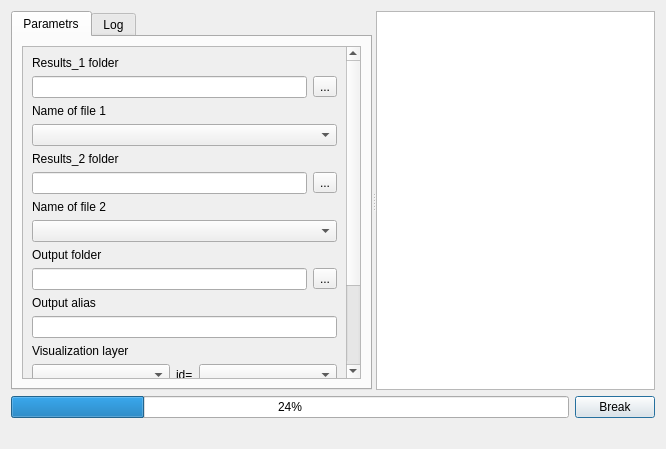
<?xml version="1.0" encoding="UTF-8"?>
<ui version="4.0">
 <class>Dialog</class>
 <widget class="QDialog" name="Dialog">
  <property name="windowModality">
   <enum>Qt::NonModal</enum>
  </property>
  <property name="geometry">
   <rect>
    <x>0</x>
    <y>0</y>
    <width>666</width>
    <height>449</height>
   </rect>
  </property>
  <property name="sizePolicy">
   <sizepolicy hsizetype="Preferred" vsizetype="Preferred">
    <horstretch>0</horstretch>
    <verstretch>0</verstretch>
   </sizepolicy>
  </property>
  <property name="windowTitle">
   <string>Dialog</string>
  </property>
  <property name="modal">
   <bool>false</bool>
  </property>
  <layout class="QVBoxLayout" name="verticalLayout">
   <property name="sizeConstraint">
    <enum>QLayout::SetDefaultConstraint</enum>
   </property>
   <item>
    <widget class="QSplitter" name="splitter">
     <property name="orientation">
      <enum>Qt::Horizontal</enum>
     </property>
     <widget class="QTabWidget" name="tabWidget">
      <property name="sizePolicy">
       <sizepolicy hsizetype="Preferred" vsizetype="Preferred">
        <horstretch>0</horstretch>
        <verstretch>0</verstretch>
       </sizepolicy>
      </property>
      <property name="currentIndex">
       <number>0</number>
      </property>
      <property name="usesScrollButtons">
       <bool>true</bool>
      </property>
      <property name="tabsClosable">
       <bool>false</bool>
      </property>
      <widget class="QWidget" name="tab">
       <property name="sizePolicy">
        <sizepolicy hsizetype="Preferred" vsizetype="Preferred">
         <horstretch>0</horstretch>
         <verstretch>0</verstretch>
        </sizepolicy>
       </property>
       <attribute name="title">
        <string>Parametrs</string>
       </attribute>
       <layout class="QHBoxLayout" name="horizontalLayout">
        <property name="sizeConstraint">
         <enum>QLayout::SetDefaultConstraint</enum>
        </property>
        <item>
         <widget class="QScrollArea" name="scrollArea">
          <property name="sizePolicy">
           <sizepolicy hsizetype="Preferred" vsizetype="Preferred">
            <horstretch>0</horstretch>
            <verstretch>0</verstretch>
           </sizepolicy>
          </property>
          <property name="layoutDirection">
           <enum>Qt::LeftToRight</enum>
          </property>
          <property name="widgetResizable">
           <bool>true</bool>
          </property>
          <widget class="QWidget" name="scrollAreaWidgetContents_2">
           <property name="geometry">
            <rect>
             <x>0</x>
             <y>-153</y>
             <width>313</width>
             <height>464</height>
            </rect>
           </property>
           <property name="sizePolicy">
            <sizepolicy hsizetype="Preferred" vsizetype="Preferred">
             <horstretch>0</horstretch>
             <verstretch>0</verstretch>
            </sizepolicy>
           </property>
           <layout class="QVBoxLayout" name="verticalLayout_2">
            <property name="sizeConstraint">
             <enum>QLayout::SetDefaultConstraint</enum>
            </property>
            <item>
             <layout class="QFormLayout" name="formLayout">
              <item row="3" column="0">
               <widget class="QLabel" name="label_2">
                <property name="text">
                 <string>Results_1 folder</string>
                </property>
               </widget>
              </item>
              <item row="4" column="0" colspan="2">
               <layout class="QHBoxLayout" name="horizontalLayout_31">
                <item>
                 <widget class="QLineEdit" name="txtPathToPT">
                  <property name="sizePolicy">
                   <sizepolicy hsizetype="Expanding" vsizetype="Maximum">
                    <horstretch>0</horstretch>
                    <verstretch>0</verstretch>
                   </sizepolicy>
                  </property>
                  <property name="baseSize">
                   <size>
                    <width>16</width>
                    <height>0</height>
                   </size>
                  </property>
                 </widget>
                </item>
                <item>
                 <widget class="QToolButton" name="toolButton_PT">
                  <property name="text">
                   <string>...</string>
                  </property>
                 </widget>
                </item>
               </layout>
              </item>
              <item row="6" column="0">
               <widget class="QLabel" name="label_7">
                <property name="text">
                 <string>Name of file 1</string>
                </property>
               </widget>
              </item>
              <item row="8" column="0">
               <widget class="QLabel" name="label_3">
                <property name="text">
                 <string>Results_2 folder</string>
                </property>
               </widget>
              </item>
              <item row="9" column="0" colspan="2">
               <layout class="QHBoxLayout" name="horizontalLayout_311">
                <item>
                 <widget class="QLineEdit" name="txtPathToCar">
                  <property name="sizePolicy">
                   <sizepolicy hsizetype="Expanding" vsizetype="Maximum">
                    <horstretch>0</horstretch>
                    <verstretch>0</verstretch>
                   </sizepolicy>
                  </property>
                  <property name="baseSize">
                   <size>
                    <width>16</width>
                    <height>0</height>
                   </size>
                  </property>
                 </widget>
                </item>
                <item>
                 <widget class="QToolButton" name="toolButton_Car">
                  <property name="text">
                   <string>...</string>
                  </property>
                 </widget>
                </item>
               </layout>
              </item>
              <item row="14" column="0">
               <widget class="QLabel" name="label_1">
                <property name="text">
                 <string>Output folder</string>
                </property>
               </widget>
              </item>
              <item row="16" column="0" colspan="2">
               <layout class="QHBoxLayout" name="horizontalLayout_3">
                <item>
                 <widget class="QLineEdit" name="txtPathToOutput">
                  <property name="sizePolicy">
                   <sizepolicy hsizetype="Expanding" vsizetype="Maximum">
                    <horstretch>0</horstretch>
                    <verstretch>0</verstretch>
                   </sizepolicy>
                  </property>
                  <property name="baseSize">
                   <size>
                    <width>16</width>
                    <height>0</height>
                   </size>
                  </property>
                 </widget>
                </item>
                <item>
                 <widget class="QToolButton" name="toolButton_Output">
                  <property name="text">
                   <string>...</string>
                  </property>
                 </widget>
                </item>
               </layout>
              </item>
              <item row="17" column="0">
               <widget class="QLabel" name="label_5">
                <property name="sizePolicy">
                 <sizepolicy hsizetype="Fixed" vsizetype="Fixed">
                  <horstretch>0</horstretch>
                  <verstretch>0</verstretch>
                 </sizepolicy>
                </property>
                <property name="text">
                 <string>Output alias</string>
                </property>
               </widget>
              </item>
              <item row="18" column="0" colspan="2">
               <widget class="QLineEdit" name="txtAliase">
                <property name="sizePolicy">
                 <sizepolicy hsizetype="Expanding" vsizetype="Fixed">
                  <horstretch>0</horstretch>
                  <verstretch>0</verstretch>
                 </sizepolicy>
                </property>
               </widget>
              </item>
              <item row="19" column="0">
               <widget class="QLabel" name="label">
                <property name="text">
                 <string>Visualization layer</string>
                </property>
               </widget>
              </item>
              <item row="20" column="0" colspan="2">
               <layout class="QHBoxLayout" name="horizontalLayout_6">
                <item>
                 <widget class="QComboBox" name="cbVisLayers"/>
                </item>
                <item>
                 <widget class="QLabel" name="label_4">
                  <property name="sizePolicy">
                   <sizepolicy hsizetype="Fixed" vsizetype="Preferred">
                    <horstretch>0</horstretch>
                    <verstretch>0</verstretch>
                   </sizepolicy>
                  </property>
                  <property name="text">
                   <string>id=</string>
                  </property>
                 </widget>
                </item>
                <item>
                 <widget class="QComboBox" name="cbVisLayers_fields"/>
                </item>
               </layout>
              </item>
              <item row="21" column="0">
               <widget class="QLabel" name="label_6">
                <property name="text">
                 <string>Select the measure</string>
                </property>
               </widget>
              </item>
              <item row="22" column="0">
               <widget class="QCheckBox" name="cb_ratio">
                <property name="text">
                 <string>Ratio: Result_1/Result_2</string>
                </property>
               </widget>
              </item>
              <item row="23" column="0">
               <widget class="QCheckBox" name="cb_difference">
                <property name="text">
                 <string>Difference: Result_1 - Result_2</string>
                </property>
               </widget>
              </item>
              <item row="24" column="0">
               <widget class="QCheckBox" name="cb_relative_difference">
                <property name="text">
                 <string>Relative difference: [Result_1 - Result_2]/Result 2</string>
                </property>
               </widget>
              </item>
              <item row="7" column="0" colspan="2">
               <widget class="QComboBox" name="cmbListFiles1">
                <property name="sizePolicy">
                 <sizepolicy hsizetype="Expanding" vsizetype="Fixed">
                  <horstretch>0</horstretch>
                  <verstretch>0</verstretch>
                 </sizepolicy>
                </property>
               </widget>
              </item>
              <item row="12" column="0">
               <widget class="QLabel" name="label_8">
                <property name="text">
                 <string>Name of file 2</string>
                </property>
               </widget>
              </item>
              <item row="13" column="0" colspan="2">
               <widget class="QComboBox" name="cmbListFiles2">
                <property name="sizePolicy">
                 <sizepolicy hsizetype="Expanding" vsizetype="Fixed">
                  <horstretch>0</horstretch>
                  <verstretch>0</verstretch>
                 </sizepolicy>
                </property>
               </widget>
              </item>
             </layout>
            </item>
           </layout>
          </widget>
         </widget>
        </item>
       </layout>
      </widget>
      <widget class="QWidget" name="tab_2">
       <attribute name="title">
        <string>Log</string>
       </attribute>
       <layout class="QVBoxLayout" name="verticalLayout_3">
        <item>
         <widget class="QTextBrowser" name="textLog"/>
        </item>
       </layout>
      </widget>
     </widget>
     <widget class="QTextBrowser" name="textInfo"/>
    </widget>
   </item>
   <item>
    <layout class="QHBoxLayout" name="horizontalLayout_2">
     <item>
      <widget class="QProgressBar" name="progressBar">
       <property name="value">
        <number>24</number>
       </property>
      </widget>
     </item>
     <item>
      <widget class="QPushButton" name="btnBreakOn">
       <property name="text">
        <string>Break</string>
       </property>
      </widget>
     </item>
    </layout>
   </item>
   <item>
    <layout class="QHBoxLayout" name="horizontalLayout_4">
     <item>
      <widget class="QLabel" name="lblMessages">
       <property name="sizePolicy">
        <sizepolicy hsizetype="Minimum" vsizetype="Minimum">
         <horstretch>0</horstretch>
         <verstretch>0</verstretch>
        </sizepolicy>
       </property>
       <property name="lineWidth">
        <number>0</number>
       </property>
       <property name="text">
        <string/>
       </property>
      </widget>
     </item>
     <item alignment="Qt::AlignRight">
      <widget class="QDialogButtonBox" name="buttonBox">
       <property name="standardButtons">
        <set>QDialogButtonBox::NoButton</set>
       </property>
       <property name="centerButtons">
        <bool>true</bool>
       </property>
      </widget>
     </item>
    </layout>
   </item>
  </layout>
 </widget>
 <tabstops>
  <tabstop>textInfo</tabstop>
  <tabstop>tabWidget</tabstop>
  <tabstop>btnBreakOn</tabstop>
  <tabstop>textLog</tabstop>
 </tabstops>
 <resources/>
 <connections/>
</ui>
